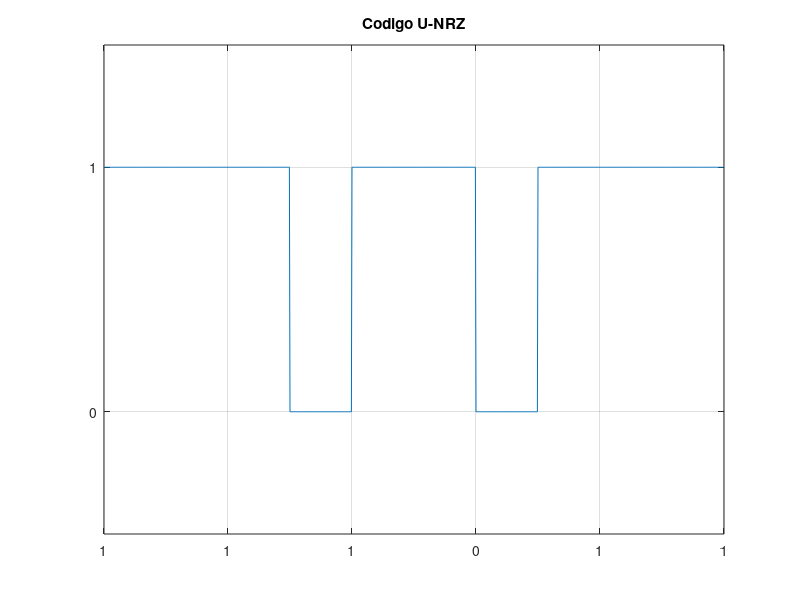
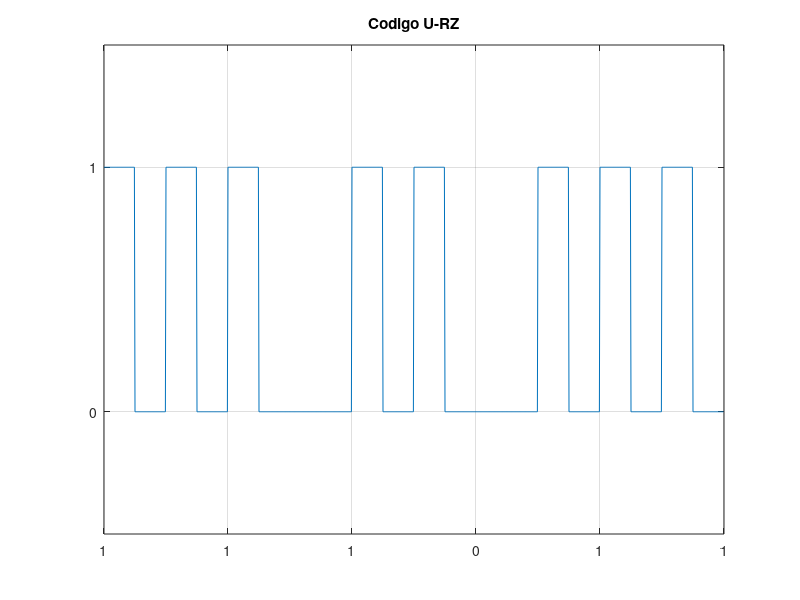
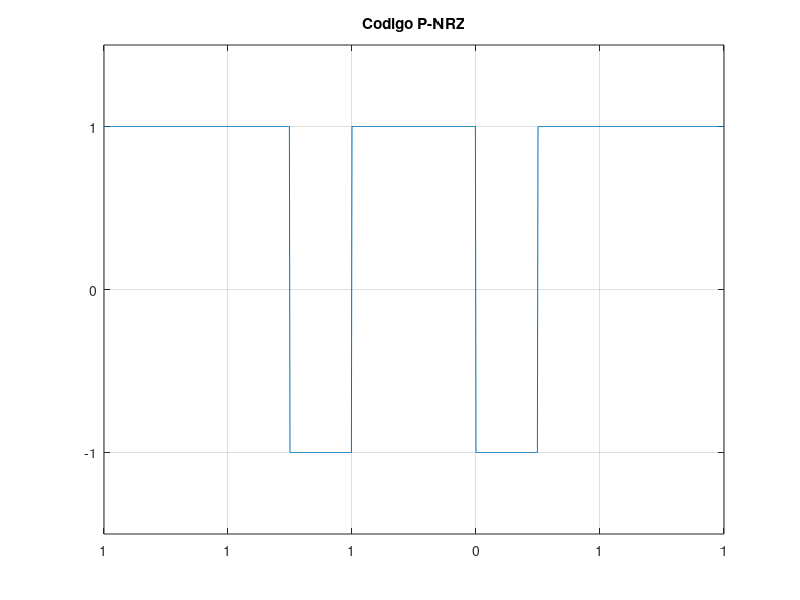
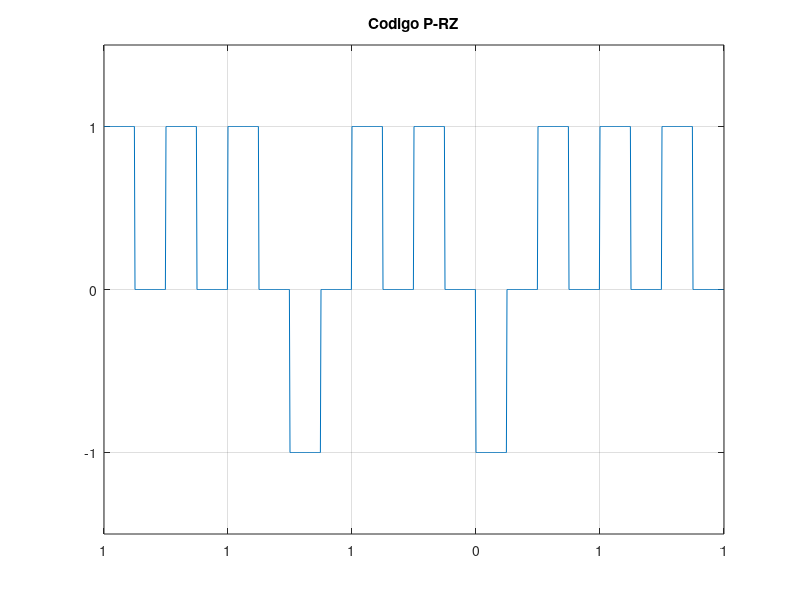

MATLAB code to generate these figures, in order:
clc;
clear all;
close all;

ts=1/100;
Tb=1;
N=10;
t=0:ts:N*Tb-ts;
s1=ones(1,100);
td=[];
for nn=1:length(t)
    if(mod(nn,33)==0)
        td(nn)=t(nn);
    else
        td(nn)=0;
    end
end

bitsu=randi([0 1], 1,10);
bitsp=bitsu;
bitsp(bitsp==0)=-1;
bitsg=bitsp;
bitsg(bitsg==-1)=0;

%% U-NRZ
unrz=[];
for n=1:length(bitsu)
    unrz=[unrz s1*bitsu(n)];
end
figure(1);
plot(t, unrz);
% hold on;
% stem(td, unrz);
title('Codigo U-NRZ');
axis([0, N -.5 1.5]);
set(gca,'YTick', [0 1])
set(gca,'xticklabel',bitsu.')
grid on;

%% U-RZ
urz=[];
for n=1:N
    if(bitsu(n)==1)
        urz=[urz s1(1:50)*bitsu(n)];
        urz=[urz s1(51:100)*0];
    else
        urz=[urz s1(1:50)*bitsu(n)];
        urz=[urz s1(51:100)*bitsu(n)];
    end
end
figure(2);
plot(t, urz);
title('Codigo U-RZ');
axis([0, N -.5 1.5]);
set(gca,'YTick', [0 1])
set(gca,'xticklabel',bitsu.')
grid on;

%% P-NRZ
pnrz=[];
for n=1:N
    pnrz=[pnrz s1*bitsp(n)];
end
figure(3);
plot(t, pnrz);
title('Codigo P-NRZ');
axis([0, N -1.5 1.5]);
set(gca,'YTick', [-1 0 1])
set(gca,'xticklabel',bitsg.')
grid on;

%% P-RZ
prz=[];
for n=1:N
    if(bitsp(n)==1)
        prz=[prz s1(1:50)*bitsp(n)];
        prz=[prz s1(51:100)*0];
    else
        prz=[prz s1(1:50)*bitsp(n)];
        prz=[prz s1(51:100)*0];
    end
end
figure(4);
plot(t, prz);
title('Codigo P-RZ');
axis([0, N -1.5 1.5]);
set(gca,'YTick', [-1 0 1])
set(gca,'xticklabel',bitsg.')
grid on;

%% NRZ-M
nrzm=[];
marca=bitsp(1);
for n=1:N
    if(bitsp(n)==1)
        marca=-1*marca;
    end
    nrzm=[nrzm s1*marca];
end
figure(5);
plot(t, (nrzm+1)/2);
title('Codigo NRZ-M');
axis([0, N -.5 1.5]);
set(gca,'YTick', [0 1])
set(gca,'xticklabel',bitsg.')
grid on;

%% NRZ-S
nrzs=[];
marca=bitsp(1);
for n=1:N
    if(bitsp(n)==-1)
        marca=-1*marca;
    end
    nrzs=[nrzs s1*marca];
end
figure(6);
plot(t, (nrzs+1)/2);
title('Codigo NRZ-S');
axis([0, N -.5 1.5]);
set(gca,'YTick', [0 1])
set(gca,'xticklabel',bitsg.')
grid on;

%% AMI NRZ
anrz=[];
factor=-1;
for n=1:N
    if(bitsp(n)==1)
        factor=factor*-1;
        anrz=[anrz s1*bitsp(n)*factor];
    else
        anrz=[anrz s1*bitsp(n)*0];
    end
end
figure(7);
plot(t, anrz);
title('Codigo AMI-NRZ');
axis([0, N -1.5 1.5]);
set(gca,'YTick', [-1 0 1])
set(gca,'xticklabel',bitsg.')
grid on;

%% AMI RZ
arz=[];
factor=-1;
for n=1:N
    if(bitsp(n)==1)
        factor=factor*-1;
        arz=[arz s1(1:50)*bitsp(n)*factor];
        arz=[arz s1(51:100)*0];
    else
        arz=[arz s1*bitsp(n)*0];
    end
end
figure(8);
plot(t, arz);
title('Codigo AMI-RZ');
axis([0, N -1.5 1.5]);
set(gca,'YTick', [-1 0 1])
set(gca,'xticklabel',bitsg.')
grid on;


%% Bi Fase M
s1=[ones(1,50) -1*ones(1,50)];
s2=ones(1,100);
bfm=[];
marca=bitsp(1);
for n=1:N
    marca=-1*marca;
    if(bitsp(n)==1)
        bfm=[bfm s1*bitsp(n)*marca];
        marca=-1*marca;
    else
        bfm=[bfm s2*marca];
    end
end
figure(9);
plot(t, bfm);
title('Codigo Bifase Marca');
axis([0, N -1.5 1.5]);
set(gca,'YTick', [-1 0 1])
set(gca,'xticklabel',bitsg.')
grid on;

%% Bi Fase S
s1=[-1*ones(1,50) ones(1,50)];
s2=ones(1,100);
bfs=[];
marca=bitsp(1);
for n=1:N
    marca=-1*marca;
    if(bitsp(n)==-1)
        bfs=[bfs s1*bitsp(n)*marca];
        marca=-1*marca;
    else
        bfs=[bfs s2*marca];
    end
end
figure(10);
plot(t, bfs);
title('Codigo Bifase Espacio');
axis([0, N -1.5 1.5]);
set(gca,'YTick', [-1 0 1])
set(gca,'xticklabel',bitsg.')
grid on;

%% Manchester Dif
s1=[-1*ones(1,50) ones(1,50)];
s2=ones(1,100);
bfs=[];
marca=bitsp(1);
for n=1:N
    marca=-1*marca;
    if(bitsp(n)==-1)
        bfs=[bfs s1*bitsp(n)*marca];
        marca=-1*marca;
    else
        bfs=[bfs s2*marca];
    end
end
figure(11);
plot(t-.5, bfs);
title('Macnhester Diferencial');
axis([0, N -1.5 1.5]);
set(gca,'YTick', [-1 0 1])
set(gca,'xticklabel',bitsg.')
grid on;


